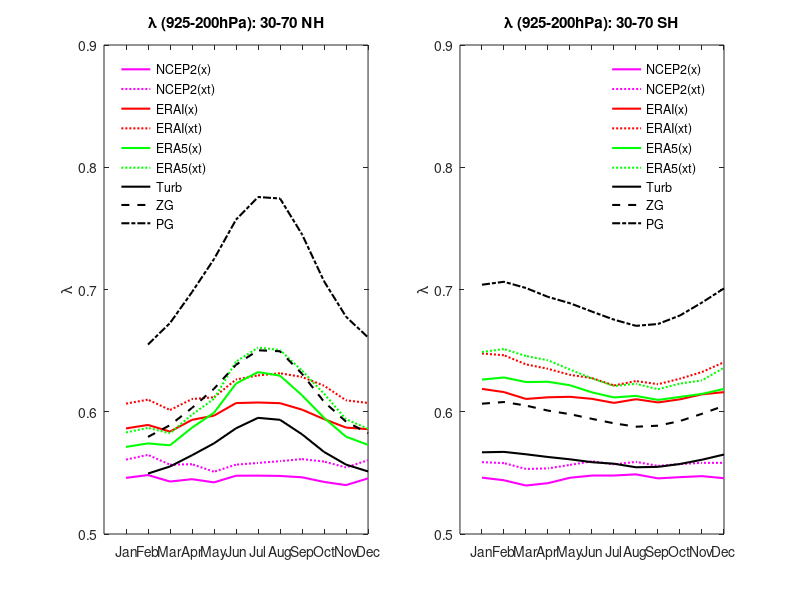

MATLAB code for this plot:
% plot the mean asymmetry between 925hPA and 200hPA for ncep2, erai, era5 for years 2009-2018 and the
% asymmetry predicted by the moist modal theory vs. moist turbulent theory

close all; clear

% averaging window

latN = 70; latS = 30;
plow = 925; pup = 200;

% ncep2

load('data_ncep2/asymmetry_ncep2_xt.mat');
load('data_ncep2/asymmetry_ncep2_x.mat')

level = double(level); lambda_ncep2_x = double(lambda_ncep2_x);
lambda_ncep2_xt = double(lambda_ncep2_xt);

[~,lat30] = min(abs(lat-latS)); [~,latm30] = min(abs(lat+latS));
[~,lat70] = min(abs(lat-latN)); [~,latm70] = min(abs(lat+latN));

[~,p2] = min(abs(level-plow)); [~,p1] = min(abs(level-pup));
dp = level(p1)-level(p2);

lambda_ncep2_NH_x = 1/dp*trapz(level(p2:p1),squeeze(mean(lambda_ncep2_x(lat70:lat30,p2:p1,:),1)));
lambda_ncep2_SH_x = 1/dp*trapz(level(p2:p1),squeeze(mean(lambda_ncep2_x(latm30:latm70,p2:p1,:),1)));

lambda_ncep2_NH_xt = 1/dp*trapz(level(p2:p1),squeeze(mean(lambda_ncep2_xt(lat70:lat30,p2:p1,:),1)));
lambda_ncep2_SH_xt = 1/dp*trapz(level(p2:p1),squeeze(mean(lambda_ncep2_xt(latm30:latm70,p2:p1,:),1)));

clear('level','lat','p500','lat30','lat70','latm30','latm70',...
    'lambda_ncep2_x','lambda_ncep2_xt');

% erai

load('data_erai/asymmetry_erai_NH_x.mat'); 
load('data_erai/asymmetry_erai_NH_xt.mat'); 

level = double(level);

[~,lat30] = min(abs(lat-latS)); 
[~,lat70] = min(abs(lat-latN)); 

[~,p2] = min(abs(level-plow)); [~,p1] = min(abs(level-pup));
dp = level(p2)-level(p1);

lambda_erai_NH_x = 1/dp*trapz(level(p1:p2),squeeze(mean(lambda_erai_NH_x(lat70:lat30,p1:p2,:),1)),1);
lambda_erai_NH_xt = 1/dp*trapz(level(p1:p2),squeeze(mean(lambda_erai_NH_xt(lat70:lat30,p1:p2,:),1)));

clear('level','lat','p500','lat30','lat70')

load('data_erai/asymmetry_erai_SH_x.mat'); 
load('data_erai/asymmetry_erai_SH_xt.mat');

level = double(level);

[~,latm30] = min(abs(lat+latS));
[~,latm70] = min(abs(lat+latN));

[~,p2] = min(abs(level-plow)); [~,p1] = min(abs(level-pup));
dp = level(p2)-level(p1);

lambda_erai_SH_x = 1/dp*trapz(level(p1:p2),squeeze(mean(lambda_erai_SH_x(latm30:latm70,p1:p2,:),1)));
lambda_erai_SH_xt = 1/dp*trapz(level(p1:p2),squeeze(mean(lambda_erai_SH_xt(latm30:latm70,p1:p2,:),1)));

clear('level','lat','p500','latm30','latm70')

% era5

load('data_era5/asymmetry_era5_NH_x.mat'); 
load('data_era5/asymmetry_era5_NH_xt.mat'); 

level = double(level);

[~,lat30] = min(abs(lat-latS)); 
[~,lat70] = min(abs(lat-latN)); 

[~,p2] = min(abs(level-plow)); [~,p1] = min(abs(level-pup));
dp = level(p2)-level(p1);

lambda_era5_NH_x = 1/dp*trapz(level(p1:p2),squeeze(mean(lambda_era5_NH_x(lat70:lat30,p1:p2,:),1)));
lambda_era5_NH_xt = 1/dp*trapz(level(p1:p2),squeeze(mean(lambda_era5_NH_xt(lat70:lat30,p1:p2,:),1)));

clear('level','lat','p500','lat30','lat70')

load('data_era5/asymmetry_era5_SH_x.mat'); 
load('data_era5/asymmetry_era5_SH_xt.mat');

level = double(level);

[~,latm30] = min(abs(lat+latS));
[~,latm70] = min(abs(lat+latN));

[~,p2] = min(abs(level-plow)); [~,p1] = min(abs(level-pup));
dp = level(p2)-level(p1);

lambda_era5_SH_x = 1/dp*trapz(level(p1:p2),squeeze(mean(lambda_era5_SH_x(latm30:latm70,p1:p2,:),1)));
lambda_era5_SH_xt = 1/dp*trapz(level(p1:p2),squeeze(mean(lambda_era5_SH_xt(latm30:latm70,p1:p2,:),1)));

% theory

load('data_theory/theory_NH_randn.mat');
load('data_theory/theory_SH_randn.mat');
lambda_NH_modal_ZG = 1./(1+sqrt(r_av_NH));
lambda_NH_modal_PG = 1./(1+r_av_NH);
lambda_SH_modal_ZG = 1./(1+sqrt(r_av_SH));
lambda_SH_modal_PG = 1./(1+r_av_SH);



hfig = figure(1);
pos = get(hfig,'position');
set(hfig,'position',pos.*[.5 1 2 1])

subplot(1,2,1)

plot(lambda_ncep2_NH_x,'Linewidth',1.5,'Color','m'); hold on
plot(lambda_ncep2_NH_xt,'Linewidth',1.5,'Color','m','linestyle',':'); hold on;
plot(lambda_erai_NH_x,'Linewidth',1.5,'Color','r'); hold on;
plot(lambda_erai_NH_xt,'linewidth',1.5,'Color','r','linestyle',':'); hold on;
plot(lambda_era5_NH_x,'linewidth',1.5,'Color','g'); hold on;
plot(lambda_era5_NH_xt,'linewidth',1.5,'Color','g','Linestyle',':'); hold on;
plot(lambda_NH_theory_av,'linewidth',1.5,'Color','k'); hold on;
plot(lambda_NH_modal_ZG,'linewidth',1.5,'Color','k','Linestyle','--'); hold on;
plot(lambda_NH_modal_PG,'linewidth',1.5,'Color','k','Linestyle','-.');
ylabel('\lambda'); ylim([0.5 0.9]) 
set(gca,'xtick',1:12,...
 'xticklabel',{'Jan','Feb','Mar','Apr','May','Jun','Jul','Aug','Sep','Oct','Nov','Dec'})
set(gca,'Fontsize',10)
legend('NCEP2(x)','NCEP2(xt)','ERAI(x)','ERAI(xt)','ERA5(x)','ERA5(xt)','Turb','ZG','PG','Location','Northwest'); legend boxoff
title(['\lambda (',num2str(plow),'-',num2str(pup),'hPa): ',num2str(latS),'-',num2str(latN),' NH'])

subplot(1,2,2)

plot(lambda_ncep2_SH_x,'Linewidth',1.5,'Color','m'); hold on
plot(lambda_ncep2_SH_xt,'Linewidth',1.5,'Color','m','linestyle',':'); hold on;
plot(lambda_erai_SH_x,'Linewidth',1.5,'Color','r'); hold on;
plot(lambda_erai_SH_xt,'linewidth',1.5,'Color','r','linestyle',':'); hold on;
plot(lambda_era5_SH_x,'linewidth',1.5,'Color','g'); hold on;
plot(lambda_era5_SH_xt,'linewidth',1.5,'Color','g','Linestyle',':'); hold on;
plot(lambda_SH_theory_av,'linewidth',1.5,'Color','k'); hold on;
plot(lambda_SH_modal_ZG,'linewidth',1.5,'Color','k','Linestyle','--'); hold on;
plot(lambda_SH_modal_PG,'linewidth',1.5,'Color','k','Linestyle','-.');
ylabel('\lambda'); ylim([0.5 0.9])
set(gca,'xtick',1:12,...
 'xticklabel',{'Jan','Feb','Mar','Apr','May','Jun','Jul','Aug','Sep','Oct','Nov','Dec'})
set(gca,'Fontsize',10)
legend('NCEP2(x)','NCEP2(xt)','ERAI(x)','ERAI(xt)','ERA5(x)','ERA5(xt)','Turb','ZG','PG','Location','Northeast'); legend boxoff
title(['\lambda (',num2str(plow),'-',num2str(pup),'hPa): ',num2str(latS),'-',num2str(latN),' SH'])
